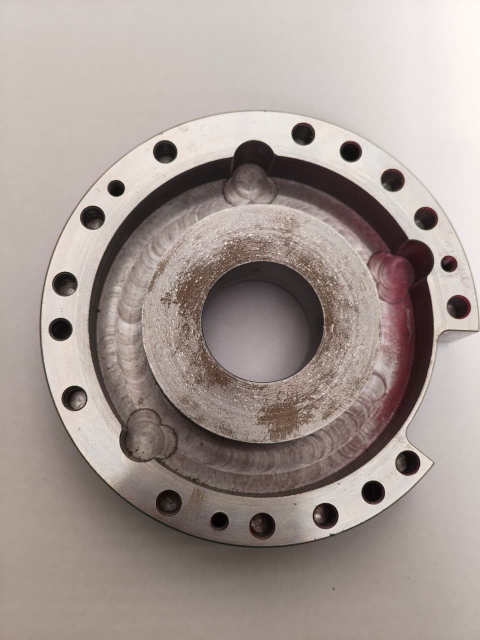
#> input picture object_dectection_identificaton/images/ref_obj1.jpg, 960 x 1280 px (shown at 1/2 size)
$ python main.py
#> lines starting #> are read from the running program, lines starting #| are printed output that depends on the picture; after the words box and inside, x2 and y2 are one past the last pixel; in counts of white or black regions, pixels touching at a corner belong together; long printed decimals are rounded
import cv2
import numpy as np
import os

# ================= PATHS =================
REFERENCE_IMAGES = {
    "CIRCULAR_PART": "images/ref_obj1.jpg",
    "BRACKET_PART": "images/ref_obj2.jpg"
}

# 🔥 CHANGED: single image → list
TEST_IMAGES = [
    "images/test1.jpg",
    "images/test2.jpg",
    "images/test3.jpg",
    "images/test4.jpg",
    "images/test5.jpg",
    "images/test6.jpg"
]

# ================= LOAD IMAGE =================
def load_image(path):
    if not os.path.exists(path):
        print(f"❌ File not found: {path}")
        return None
    return cv2.imread(path)

# ================= PREPROCESS =================
def preprocess(img):
    gray = cv2.cvtColor(img, cv2.COLOR_BGR2GRAY)

    blur = cv2.GaussianBlur(gray, (51, 51), 0)
    corrected = cv2.divide(gray, blur, scale=255)

    thresh = cv2.adaptiveThreshold(
        corrected, 255,
        cv2.ADAPTIVE_THRESH_GAUSSIAN_C,
        cv2.THRESH_BINARY_INV,
        51, 5
    )

    kernel = np.ones((7, 7), np.uint8)
    thresh = cv2.morphologyEx(thresh, cv2.MORPH_CLOSE, kernel)
    thresh = cv2.dilate(thresh, kernel, iterations=1)

    return thresh

# ================= CONTOUR =================
def get_contour(binary):
    contours, _ = cv2.findContours(binary, cv2.RETR_EXTERNAL, cv2.CHAIN_APPROX_SIMPLE)

    if not contours:
        return None

    cnt = max(contours, key=cv2.contourArea)

    if cv2.contourArea(cnt) < 20000:
        return None

    return cv2.convexHull(cnt)

# ================= FEATURES =================
def extract_features(cnt):
    area = cv2.contourArea(cnt)
    perimeter = cv2.arcLength(cnt, True)

    circularity = 0
    if perimeter != 0:
        circularity = 4 * np.pi * area / (perimeter * perimeter)

    x, y, w, h = cv2.boundingRect(cnt)
    aspect_ratio = w / h if h != 0 else 0

    extent = area / (w * h) if (w * h) != 0 else 0

    approx = cv2.approxPolyDP(cnt, 0.02 * perimeter, True)
    vertices = len(approx)

    return circularity, aspect_ratio, extent, vertices

# ================= REFERENCE STATS =================
def build_reference_stats():
    stats = {}

    for name, path in REFERENCE_IMAGES.items():
        img = load_image(path)
#> in load_image, returned value is the input picture: shape (1280, 960, 3); mean B, G, R 147.6, 152.7, 164
        if img is None:
            continue

        binary = preprocess(img)
#> in preprocess, `corrected = cv2.divide(gray, blur, scale=255)`:
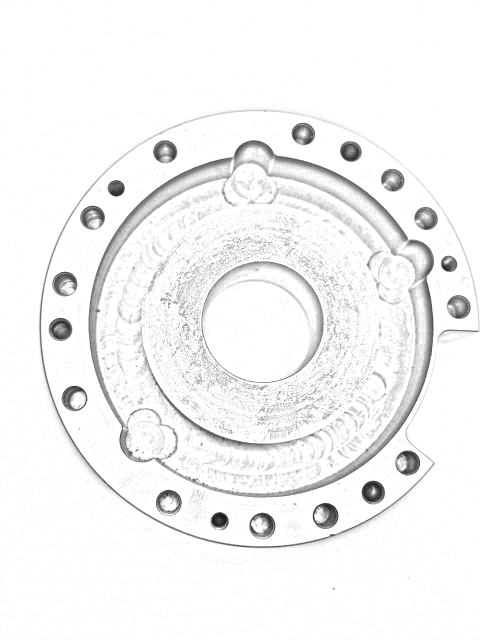
#> corrected: shape (1280, 960) (shown at 1/2 size); min 0, max 255, mean 244.1
#> in preprocess, `thresh = cv2.adaptiveThreshold( corrected, 255, cv2.ADAPTIVE_THRESH_GA..`:
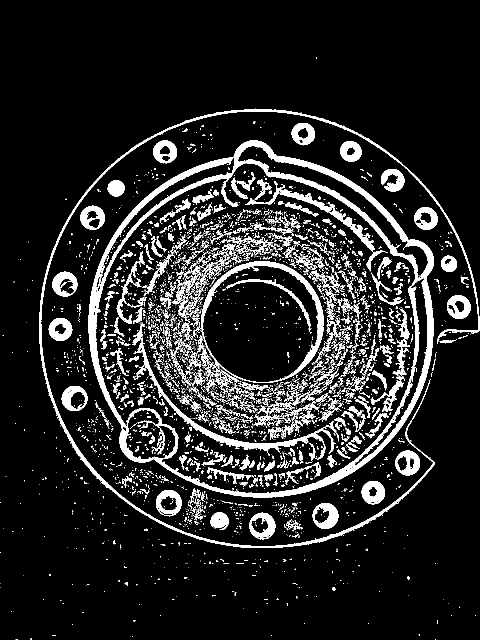
#> thresh: shape (1280, 960) (shown at 1/2 size); 12.3% white; 4177 white regions (3582 under 20 px), largest, box (x1, y1, x2, y2) and area: (177, 280, 868, 995) 35514, (78, 217, 959, 1096) 11742, (402, 522, 648, 766) 5279
#> in preprocess, `thresh = cv2.morphologyEx(thresh, cv2.MORPH_CLOSE, kernel)`: thresh: shape (1280, 960); 20.8% white; 521 white regions (426 under 20 px), largest, box (x1, y1, x2, y2) and area: (177, 280, 868, 1054) 204558, (78, 217, 960, 1096) 14557, (227, 934, 346, 1003) 1944
#> in preprocess, `thresh = cv2.dilate(thresh, kernel, iterations=1)`:
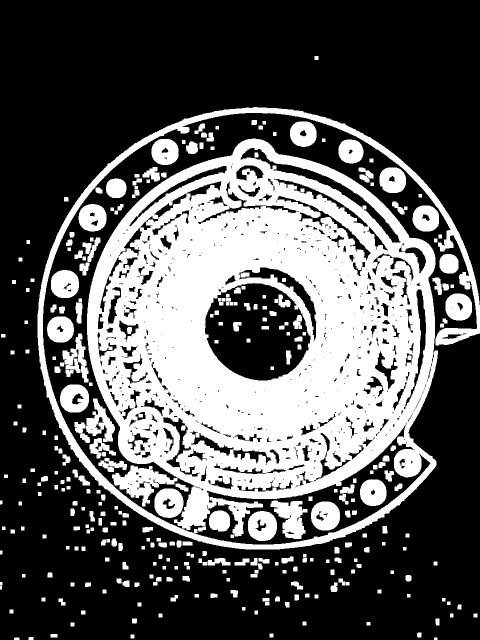
#> thresh: shape (1280, 960) (shown at 1/2 size); 35% white; 314 white regions
        cnt = get_contour(binary)
#> in get_contour, `contours, _ = cv2.findContours(binary, cv2.RETR_EXTERNAL, cv2.CHAIN_AP..`: contours = 254 contours, 1 with area under 20; largest, box (x1, y1, x2, y2) and area: (75, 214, 960, 1099) 468470, (309, 977, 367, 1036) 2724, (120, 769, 178, 825) 2618, (102, 540, 158, 596) 2518, (157, 408, 213, 463) 2413
#> in get_contour, `cnt = max(contours, key=cv2.contourArea)`: cnt = contour of 3318 points, box (x1, y1, x2, y2) (75, 214, 960, 1099), area 468470
#> in build_reference_stats, `cnt = get_contour(binary)`: cnt = contour of 113 points, box (x1, y1, x2, y2) (75, 214, 960, 1099), area 616070

        if cnt is None:
            print(f"❌ Failed {name}")
            continue

        stats[name] = extract_features(cnt)
#> in extract_features, `area = cv2.contourArea(cnt)`: area = 616070
#> in extract_features, `perimeter = cv2.arcLength(cnt, True)`: perimeter = 2789.1
#> in extract_features, `circularity = 4 * np.pi * area / (perimeter * perimeter)`: circularity = 0.995
#> in extract_features, `x, y, w, h = cv2.boundingRect(cnt)`: x = 75; y = 214; w = 885
#> in extract_features, `aspect_ratio = w / h if h != 0 else 0`: aspect_ratio = 1
#> in extract_features, `extent = area / (w * h) if (w * h) != 0 else 0`: extent = 0.787
#> in extract_features, `approx = cv2.approxPolyDP(cnt, 0.02 * perimeter, True)`: approx = [[448, 219], [757, 285], [952, 565], [871, 932], [642, 1087], [314, 1048], [93, 794], [137, 426]]
#> in extract_features, `vertices = len(approx)`: vertices = 8
#| ✅ Loaded CIRCULAR_PART → (0.9952, 1.0, 0.7866, 8)
        print(f"✅ Loaded {name} → {stats[name]}")
#> pass 2 of the loop in build_reference_stats, `for name, path in REFERENCE_IMAGES.items():`:
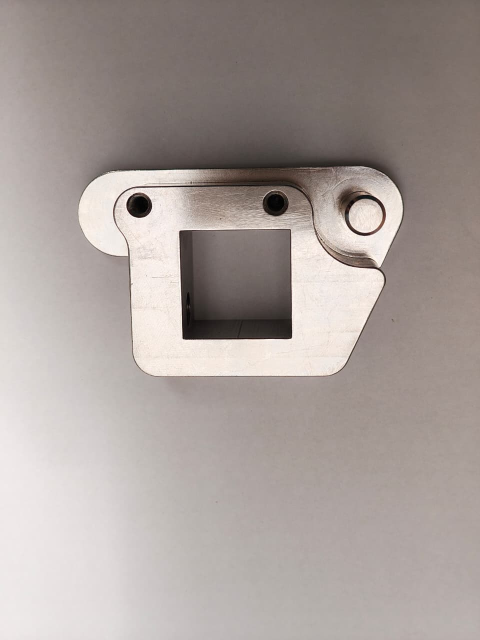
#> input picture object_dectection_identificaton/images/ref_obj2.jpg, 960 x 1280 px (shown at 1/2 size)
#> in load_image, returned value is the input picture: shape (1280, 960, 3); mean B, G, R 154.8, 158.7, 168.2
#> in preprocess (call 2), `thresh = cv2.dilate(thresh, kernel, iterations=1)`:
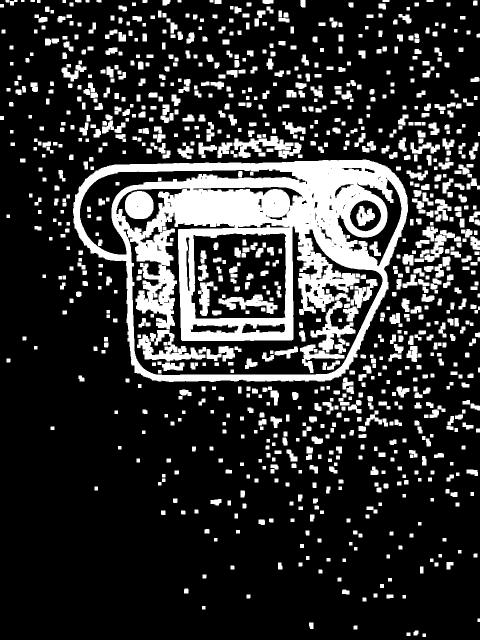
#> thresh: shape (1280, 960) (shown at 1/2 size); 19.8% white; 991 white regions
#> contours = 894 contours, 1 with area under 20; largest, box (x1, y1, x2, y2) and area: (146, 319, 816, 764) 239237, (467, 272, 587, 316) 1934, (849, 460, 910, 524) 1170, (869, 398, 903, 443) 712, (123, 128, 173, 163) 656
#> in build_reference_stats, `cnt = get_contour(binary)`: cnt = contour of 49 points, box (x1, y1, x2, y2) (146, 319, 816, 764), area 250973
#| ✅ Loaded BRACKET_PART → (0.8619, 1.506, 0.8418, 6)

    return stats

# ================= CLASSIFIER =================
def classify(features, ref_stats):
    circularity, aspect_ratio, extent, vertices = features

    circ_ref = ref_stats["CIRCULAR_PART"][0]
    bracket_ref = ref_stats["BRACKET_PART"][1]

    circ_thresh = circ_ref * 0.85
    bracket_thresh = bracket_ref * 0.85

    if extent < 0.4:
        return "UNKNOWN"

    if circularity >= circ_thresh:
        return "CIRCULAR_PART"

    if aspect_ratio >= bracket_thresh:
        return "BRACKET_PART"

    return "UNKNOWN"

# ================= PROCESS =================
def process(img_path, ref_stats):
    img = load_image(img_path)
    if img is None:
        return

    img = cv2.resize(img, (800, 600))

    binary = preprocess(img)
    cnt = get_contour(binary)

    if cnt is None:
        print(f"{img_path}: No object detected")
        return

    features = extract_features(cnt)

    result = classify(features, ref_stats)

    print(f"\n{img_path}")
    print("Features:", features)
    print("Result:", result)

    x, y, w, h = cv2.boundingRect(cnt)

    out = img.copy()
    cv2.rectangle(out, (x, y), (x+w, y+h), (255, 0, 0), 2)
    cv2.putText(out, result, (x, y-10),
                cv2.FONT_HERSHEY_SIMPLEX, 0.8, (0, 0, 255), 2)

    cv2.imshow("Result", out)
    cv2.waitKey(0)
    cv2.destroyAllWindows()

# ================= MAIN =================
def main():
    ref_stats = build_reference_stats()
#> ref_stats = {'CIRCULAR_PART': (0.995, 1, 0.787, 8), 'BRACKET_PART': (0.862, 1.51, 0.842, 6)}

    if len(ref_stats) < 2:
        print("❌ Reference loading failed")
        return

    for img_path in TEST_IMAGES:
        process(img_path, ref_stats)
#> call 3 of load_image, with path = 'images/test1.jpg'
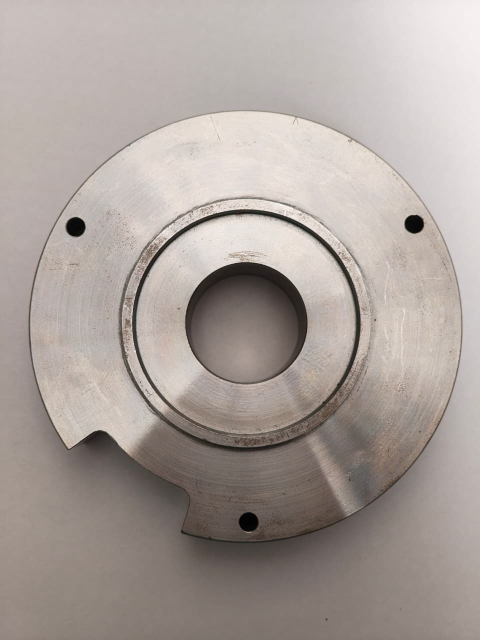
#> input picture object_dectection_identificaton/images/test1.jpg, 960 x 1280 px (shown at 1/2 size)
#> in load_image, returned value is the input picture: shape (1280, 960, 3); mean B, G, R 155.8, 160.8, 170.2
#> in preprocess (call 3), `corrected = cv2.divide(gray, blur, scale=255)`:
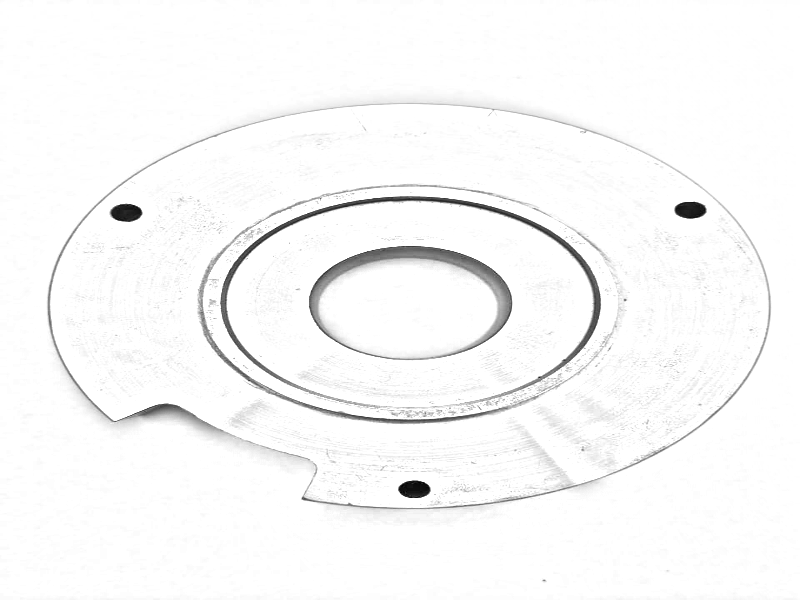
#> corrected: shape (600, 800); min 0, max 255, mean 248.7
#> in preprocess (call 3), `thresh = cv2.adaptiveThreshold( corrected, 255, cv2.ADAPTIVE_THRESH_GA..`: thresh: shape (600, 800); 8.1% white; 3089 white regions (2953 under 20 px), largest, box (x1, y1, x2, y2) and area: (47, 98, 771, 512) 8515, (220, 196, 601, 410) 4550, (309, 246, 512, 360) 4417
#> in preprocess (call 3), `thresh = cv2.morphologyEx(thresh, cv2.MORPH_CLOSE, kernel)`: thresh: shape (600, 800); 17.3% white; 367 white regions (327 under 20 px), largest, box (x1, y1, x2, y2) and area: (47, 98, 771, 514) 54776, (66, 172, 283, 397) 13394, (309, 239, 512, 363) 4509
#> in preprocess (call 3), `thresh = cv2.dilate(thresh, kernel, iterations=1)`:
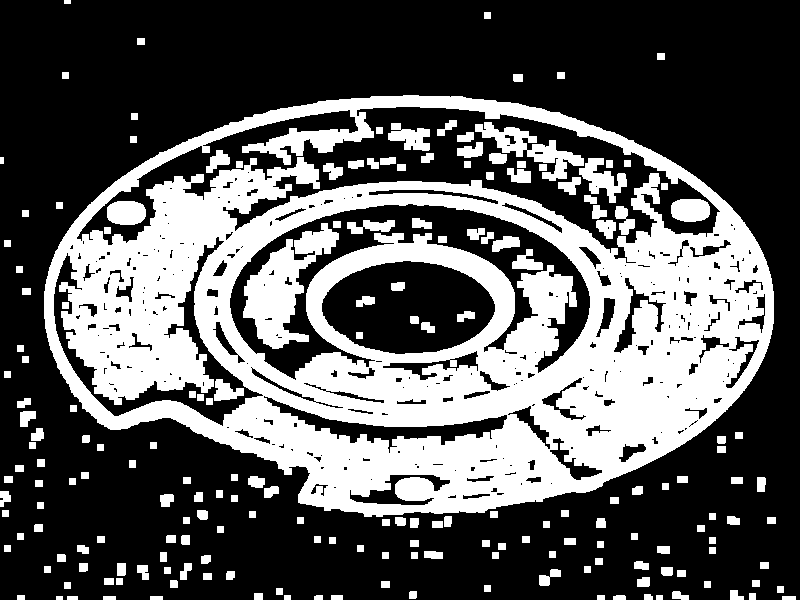
#> thresh: shape (600, 800); 35.2% white; 196 white regions
#> in get_contour (call 3), `contours, _ = cv2.findContours(binary, cv2.RETR_EXTERNAL, cv2.CHAIN_AP..`: contours = 144 contours, 3 with area under 20; largest, box (x1, y1, x2, y2) and area: (44, 95, 774, 517) 233118, (20, 411, 36, 427) 164, (539, 569, 561, 586) 162, (248, 476, 265, 488) 142, (160, 494, 174, 507) 128
#> in process, `cnt = get_contour(binary)`: cnt = contour of 94 points, box (x1, y1, x2, y2) (44, 95, 774, 517), area 239795
#> in process, `features = extract_features(cnt)`: features = (0.888, 1.73, 0.778, 8)
#> in classify, `circularity, aspect_ratio, extent, vertices = features`: circularity = 0.888; aspect_ratio = 1.73; extent = 0.778; vertices = 8
#> in classify, `circ_ref = ref_stats["CIRCULAR_PART"][0]`: circ_ref = 0.995
#> in classify, `bracket_ref = ref_stats["BRACKET_PART"][1]`: bracket_ref = 1.51
#> in classify, `circ_thresh = circ_ref * 0.85`: circ_thresh = 0.846
#> in classify, `bracket_thresh = bracket_ref * 0.85`: bracket_thresh = 1.28
#> in process, `result = classify(features, ref_stats)`: result = 'CIRCULAR_PART'
#| Features: (0.8877, 1.730, 0.7784, 8)
#| Result: CIRCULAR_PART
#> in process, `x, y, w, h = cv2.boundingRect(cnt)`: x = 44; y = 95; w = 730; h = 422
#> in process, `cv2.putText(out, result, (x, y-10), cv2.FONT_HERSHEY_SIMPLEX, 0.8, (0,..`:
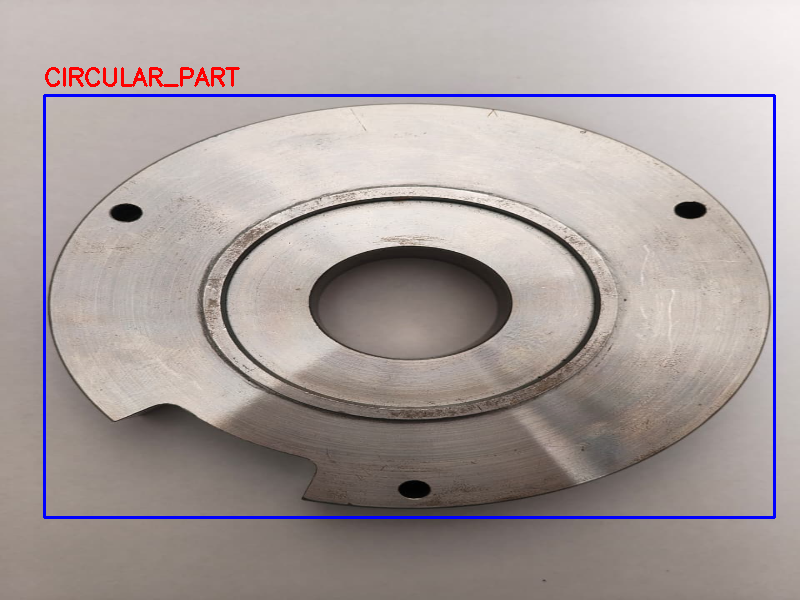
#> out: shape (600, 800, 3); mean B, G, R 156.6, 157.8, 167.9
#> pass 2 of the loop in main, `for img_path in TEST_IMAGES:`:
#> contours = 179 contours, 7 with area under 20; largest, box (x1, y1, x2, y2) and area: (109, 188, 642, 394) 85764, (423, 155, 450, 166) 188, (717, 125, 739, 142) 166, (330, 134, 355, 143) 164, (355, 21, 375, 34) 140
#> in process (call 2), `cnt = get_contour(binary)`: cnt = contour of 35 points, box (x1, y1, x2, y2) (109, 188, 642, 394), area 89972
#> features = (0.712, 2.59, 0.819, 6)
#> result = 'BRACKET_PART'
#| Features: (0.712, 2.587, 0.8194, 6)
#| Result: BRACKET_PART
#> in process (call 2), `x, y, w, h = cv2.boundingRect(cnt)`: x = 109; y = 188; w = 533; h = 206
#> in process (call 2), `cv2.putText(out, result, (x, y-10), cv2.FONT_HERSHEY_SIMPLEX, 0.8, (0,..`:
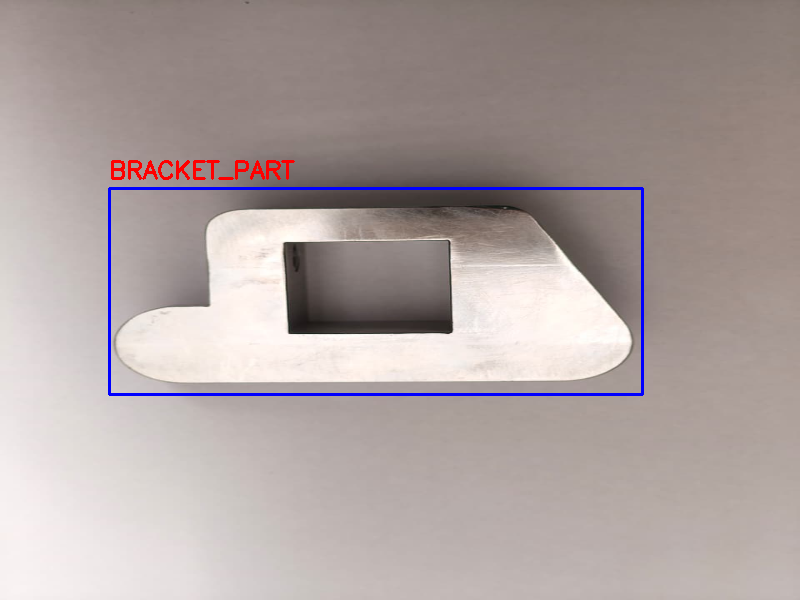
#> out: shape (600, 800, 3); mean B, G, R 160.3, 161.5, 173.3
#> pass 3 of the loop in main, `for img_path in TEST_IMAGES:`:
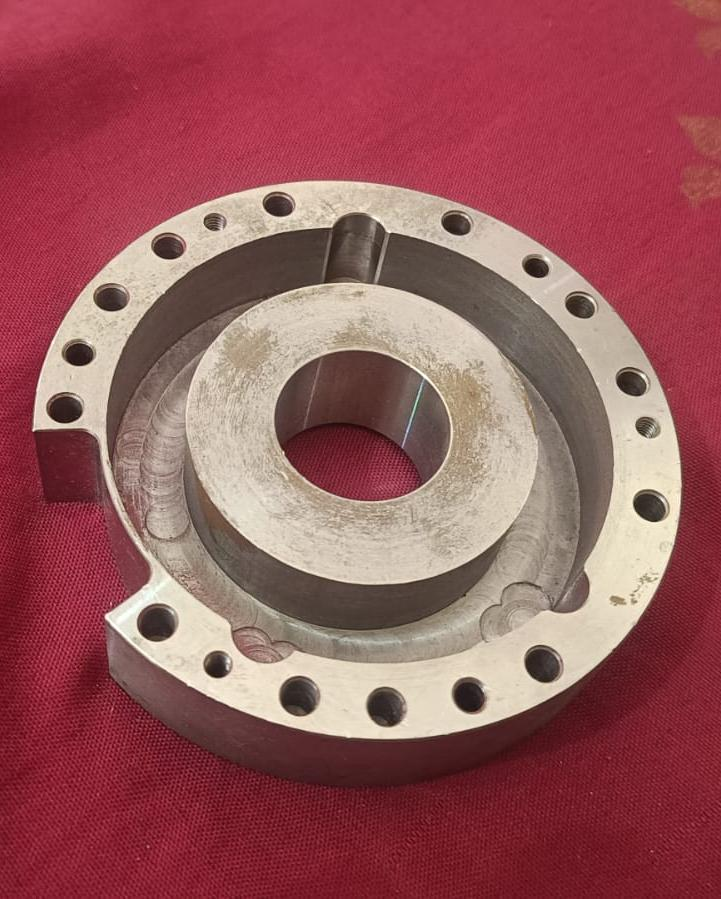
#> input picture object_dectection_identificaton/images/test3.jpg, 721 x 899 px
#> in load_image, returned value is the input picture: shape (899, 721, 3); mean B, G, R 91.2, 87.8, 152.2
#> in preprocess (call 5), `thresh = cv2.dilate(thresh, kernel, iterations=1)`:
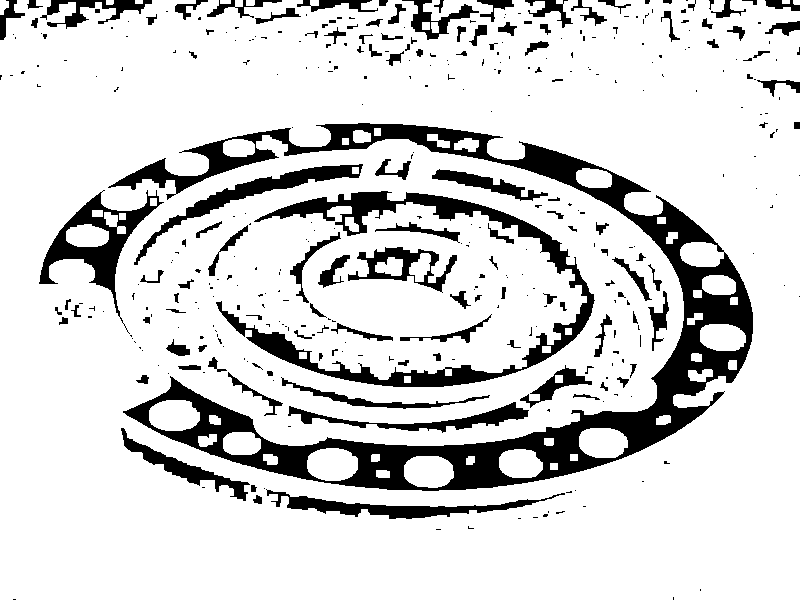
#> thresh: shape (600, 800); 84% white; 384 black regions (254 under 20 px)
#> contours = 10 contours; largest, box (x1, y1, x2, y2) and area: (0, 0, 800, 600) 471686, (0, 0, 9, 15) 79, (431, 22, 439, 33) 63, (422, 22, 430, 30) 49, (246, 0, 255, 6) 40
#> in process (call 3), `cnt = get_contour(binary)`: cnt = contour of 9 points, box (x1, y1, x2, y2) (0, 0, 800, 600), area 478161
#> features = (0.781, 1.33, 0.996, 4)
#| Features: (0.781, 1.333, 0.9962, 4)
#| Result: BRACKET_PART
#> in process (call 3), `x, y, w, h = cv2.boundingRect(cnt)`: x = 0; w = 800; h = 600
#> in process (call 3), `cv2.rectangle(out, (x, y), (x+w, y+h), (255, 0, 0), 2)`:
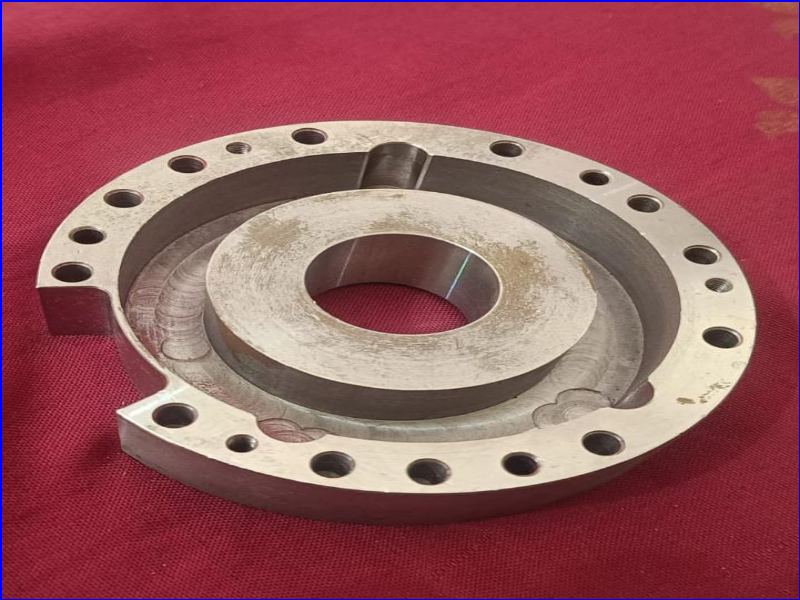
#> out: shape (600, 800, 3); mean B, G, R 92.8, 87.3, 150.8
#> the loop made 6 passes; the first 3 are shown

if __name__ == "__main__":
    main()
